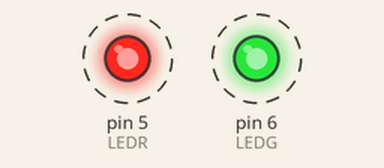
The sketch below on a simulated Arduino Uno, built with avr-gcc and run on an emulated ATmega328P. On the bench: output pins drawn as LEDs (lit = HIGH). Dashed ring = blinking.

Above: at 0.09 s.
Timing chart, 0 to 3.0 s (numbered marks = the images above):
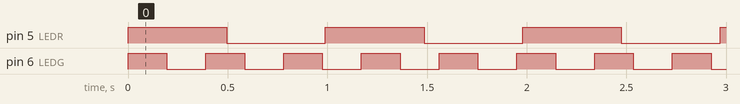

The sketch:

Dual_Task_Blink_Scheduler.ino
```cpp
#include <Arduino_FreeRTOS.h>
#define LEDR 5
#define LEDG 6

 void LEDR_task(void *parameters){
  while(1){
    digitalWrite(LEDR,HIGH);
    vTaskDelay(pdMS_TO_TICKS(500));
    digitalWrite(LEDR,LOW);
    vTaskDelay(pdMS_TO_TICKS(500));
  }
 }

 void LEDG_task(void *parameters){
  while(1){
    digitalWrite(LEDG,HIGH);
    vTaskDelay(pdMS_TO_TICKS(200));
    digitalWrite(LEDG,LOW);
    vTaskDelay(pdMS_TO_TICKS(200));
  }
 }


void setup() {
  pinMode(LEDR,OUTPUT);
  pinMode(LEDG,OUTPUT);
  xTaskCreate(
    LEDR_task,  // Function that implements the taskx`
    "LEDR",     // Name for the task (for debugging purposes)
    128,            // Stack depth in words
    NULL,           // Parameter to pass to the task
    2,              // Task priority (0 is the lowest priority)
    NULL              // Task handle
   );

  xTaskCreate(
    LEDG_task,
    "LEDG",
    128,
    NULL,
    1,
    NULL
   );

  vTaskStartScheduler();
}

void loop() {

}
```

Measured:
- by itself, pin 5 (LEDR): alternates HIGH for 0.50 s and LOW for 0.50 s
- by itself, pin 6 (LEDG): alternates HIGH for 0.20 s and LOW for 0.20 s
